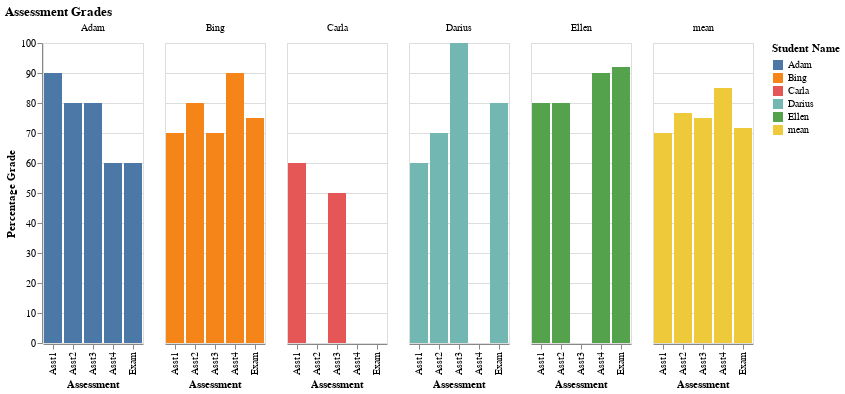

The notebook cell this image was saved under:
### Markdown cell above
# Question 2 (3 marks)

Use the dataset `grades.csv` provided with this assignment. The grading policy for the course is:

    10% for each assignment and 60% for the final exam.
 
A) [1 point] Add a new column 'Final', calculated according to the above formula. Put 'INC' (for incomplete) for the student who didn't write the exam. Save the data to a file 'grades_calculated.csv', *without* an initial column containing row numbers (i.e. indexes).

*Hint: 'df.to_csv?'*

B) [2 points] Make a single chart showing all students' grades for all 5 assessments, with the assessment name on the horizontal axis and percentage grades on the vertical axis, and a legend listing the students. Choose a chart type that makes it easy to visually group the grades for a particular student and follow their progress over time.

*Hints: Tidy the data. Convert all grades to percentages.*

### Code cell
import pandas as pd
import altair as alt


grades_df = pd.read_csv('grades.csv')

#Part a: 
out_of = grades_df.loc[0]

grades_df[['Asst1','Asst2','Asst3','Asst4']] = grades_df[['Asst1','Asst2','Asst3','Asst4']].fillna(0)
grades_df['Final'] = (grades_df['Asst1']/out_of['Asst1'] * 0.10 + grades_df['Asst2']/out_of['Asst2'] * 0.10 + grades_df['Asst3']/out_of['Asst3'] * 0.10 + grades_df['Asst4']/out_of['Asst4'] * 0.10 + grades_df['Exam']/out_of['Exam'] * 0.60) * 100

grades_df['Final'] = grades_df['Final'].fillna('INC')

grades_df

grades_df.to_csv("grades_calculated.csv", index = False)


#Part b: 

grades_df[['Asst1', 'Asst2', 'Asst3', 'Asst4', 'Exam']] = grades_df[['Asst1', 'Asst2', 'Asst3', 'Asst4', 'Exam']] / out_of[['Asst1', 'Asst2', 'Asst3', 'Asst4', 'Exam']] * 100

grades_df2 = grades_df.drop(0)

newdf = pd.melt(grades_df2, id_vars = 'Name', value_vars = ['Asst1', 'Asst2', 'Asst3', 'Asst4', 'Exam'], var_name = 'Assignment', value_name = 'Percentage')

alt.Chart(newdf, title = "Assessment Grades").mark_bar().encode(
    x = alt.X("Assignment:O", title = "Assessment"),
    y = alt.Y("Percentage:Q", title = "Percentage Grade"),
    color = alt.Color("Name:N", title = "Student Name"),
    facet = alt.Facet("Name:N", title = None)
)

### Figure 1 — Vega-Lite specification as saved in the notebook (floating-point values rounded to 4 significant figures)
{"config": {"view": {"continuousWidth": 300, "continuousHeight": 300}}, "data": {"name": "data-5321ea8db7682877c683f625389703c6"}, "mark": {"type": "bar"}, "encoding": {"color": {"field": "Name", "title": "Student Name", "type": "nominal"}, "facet": {"field": "Name", "title": null, "type": "nominal"}, "x": {"field": "Assignment", "title": "Assessment", "type": "ordinal"}, "y": {"field": "Percentage", "title": "Percentage Grade", "type": "quantitative"}}, "title": "Assessment Grades", "$schema": "https://vega.github.io/schema/vega-lite/v5.8.0.json", "datasets": {"data-5321ea8db7682877c683f625389703c6": [{"Name": "Adam", "Assignment": "Asst1", "Percentage": 90.0}, {"Name": "Bing", "Assignment": "Asst1", "Percentage": 70.0}, {"Name": "Carla", "Assignment": "Asst1", "Percentage": 60.0}, {"Name": "Darius", "Assignment": "Asst1", "Percentage": 60.0}, {"Name": "Ellen", "Assignment": "Asst1", "Percentage": 80.0}, {"Name": "mean", "Assignment": "Asst1", "Percentage": 70.0}, {"Name": "Adam", "Assignment": "Asst2", "Percentage": 80.0}, {"Name": "Bing", "Assignment": "Asst2", "Percentage": 80.0}, {"Name": "Carla", "Assignment": "Asst2", "Percentage": 0.0}, {"Name": "Darius", "Assignment": "Asst2", "Percentage": 70.0}, {"Name": "Ellen", "Assignment": "Asst2", "Percentage": 80.0}, {"Name": "mean", "Assignment": "Asst2", "Percentage": 76.67}, {"Name": "Adam", "Assignment": "Asst3", "Percentage": 80.0}, {"Name": "Bing", "Assignment": "Asst3", "Percentage": 70.0}, {"Name": "Carla", "Assignment": "Asst3", "Percentage": 50.0}, {"Name": "Darius", "Assignment": "Asst3", "Percentage": 100.0}, {"Name": "Ellen", "Assignment": "Asst3", "Percentage": 0.0}, {"Name": "mean", "Assignment": "Asst3", "Percentage": 75.0}, {"Name": "Adam", "Assignment": "Asst4", "Percentage": 60.0}, {"Name": "Bing", "Assignment": "Asst4", "Percentage": 90.0}, {"Name": "Carla", "Assignment": "Asst4", "Percentage": 0.0}, {"Name": "Darius", "Assignment": "Asst4", "Percentage": 0.0}, {"Name": "Ellen", "Assignment": "Asst4", "Percentage": 90.0}, {"Name": "mean", "Assignment": "Asst4", "Percentage": 85.0}, {"Name": "Adam", "Assignment": "Exam", "Percentage": 60.0}, {"Name": "Bing", "Assignment": "Exam", "Percentage": 75.0}, {"Name": "Carla", "Assignment": "Exam", "Percentage": null}, {"Name": "Darius", "Assignment": "Exam", "Percentage": 80.0}, {"Name": "Ellen", "Assignment": "Exam", "Percentage": 92.0}, {"Name": "mean", "Assignment": "Exam", "Percentage": 71.67}]}}
